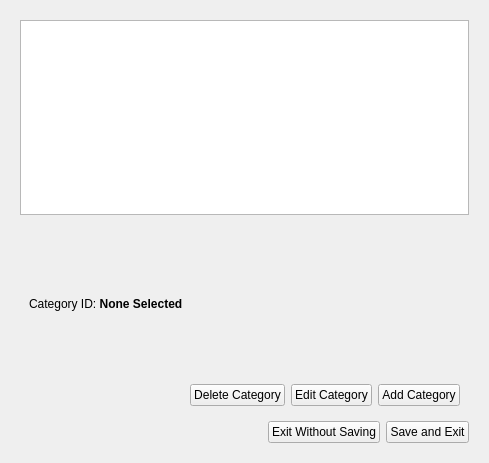
<?xml version="1.0" encoding="UTF-8"?>
<ui version="4.0">
 <class>TaskEditorForm</class>
 <widget class="QWidget" name="TaskEditorForm">
  <property name="geometry">
   <rect>
    <x>0</x>
    <y>0</y>
    <width>489</width>
    <height>463</height>
   </rect>
  </property>
  <property name="windowTitle">
   <string>Task Editor</string>
  </property>
  <property name="windowIcon">
   <iconset resource="data.qrc">
    <normaloff>:/icons/resources/todo-icon.png</normaloff>:/icons/resources/todo-icon.png</iconset>
  </property>
  <layout class="QGridLayout" name="gridLayout">
   <item row="0" column="0">
    <widget class="QStackedWidget" name="editorStack">
     <property name="currentIndex">
      <number>0</number>
     </property>
     <widget class="QWidget" name="OverView">
      <layout class="QVBoxLayout" name="verticalLayout_2">
       <item>
        <widget class="QListWidget" name="viewList"/>
       </item>
       <item>
        <widget class="QStackedWidget" name="listViewStack">
         <property name="currentIndex">
          <number>0</number>
         </property>
         <widget class="QWidget" name="editCategoryPage">
          <layout class="QVBoxLayout" name="verticalLayout_3">
           <item>
            <widget class="QLabel" name="catDescLabel">
             <property name="text">
              <string>&lt;html&gt;&lt;head/&gt;&lt;body&gt;&lt;p&gt;Category ID: &lt;span style=&quot; font-weight:600;&quot;&gt;None Selected&lt;/span&gt;&lt;/p&gt;&lt;/body&gt;&lt;/html&gt;</string>
             </property>
            </widget>
           </item>
           <item>
            <layout class="QHBoxLayout" name="horizontalLayout_2">
             <item>
              <spacer name="horizontalSpacer_2">
               <property name="orientation">
                <enum>Qt::Horizontal</enum>
               </property>
               <property name="sizeHint" stdset="0">
                <size>
                 <width>40</width>
                 <height>20</height>
                </size>
               </property>
              </spacer>
             </item>
             <item>
              <widget class="QPushButton" name="deleteCategoryButton">
               <property name="text">
                <string>Delete Category</string>
               </property>
              </widget>
             </item>
             <item>
              <widget class="QPushButton" name="editCategoryButton">
               <property name="text">
                <string>Edit Category</string>
               </property>
              </widget>
             </item>
             <item>
              <widget class="QPushButton" name="addCategoryButton">
               <property name="text">
                <string>Add Category</string>
               </property>
              </widget>
             </item>
            </layout>
           </item>
          </layout>
         </widget>
         <widget class="QWidget" name="editTaskPage">
          <layout class="QVBoxLayout" name="verticalLayout_4">
           <item>
            <widget class="QLabel" name="taskDescLabel">
             <property name="text">
              <string>&lt;html&gt;&lt;head/&gt;&lt;body&gt;&lt;p&gt;Task ID: &lt;span style=&quot; font-weight:600;&quot;&gt;None Selected&lt;/span&gt;&lt;/p&gt;&lt;p&gt;Task Description: Default&lt;/p&gt;&lt;/body&gt;&lt;/html&gt;</string>
             </property>
            </widget>
           </item>
           <item>
            <layout class="QHBoxLayout" name="horizontalLayout_3">
             <item>
              <spacer name="horizontalSpacer_3">
               <property name="orientation">
                <enum>Qt::Horizontal</enum>
               </property>
               <property name="sizeHint" stdset="0">
                <size>
                 <width>40</width>
                 <height>20</height>
                </size>
               </property>
              </spacer>
             </item>
             <item>
              <widget class="QPushButton" name="editTaskButton">
               <property name="text">
                <string>Edit Task</string>
               </property>
              </widget>
             </item>
            </layout>
           </item>
          </layout>
         </widget>
        </widget>
       </item>
       <item>
        <layout class="QHBoxLayout" name="horizontalLayout">
         <item>
          <spacer name="horizontalSpacer">
           <property name="orientation">
            <enum>Qt::Horizontal</enum>
           </property>
           <property name="sizeHint" stdset="0">
            <size>
             <width>40</width>
             <height>20</height>
            </size>
           </property>
          </spacer>
         </item>
         <item>
          <widget class="QPushButton" name="exitButton">
           <property name="text">
            <string>Exit Without Saving</string>
           </property>
          </widget>
         </item>
         <item>
          <widget class="QPushButton" name="saveChanges">
           <property name="text">
            <string>Save and Exit</string>
           </property>
          </widget>
         </item>
        </layout>
       </item>
      </layout>
     </widget>
     <widget class="QWidget" name="editCategoryForm">
      <layout class="QGridLayout" name="gridLayout_3">
       <item row="0" column="2">
        <widget class="QLabel" name="catIDLabel">
         <property name="text">
          <string>&lt;b&gt;None&lt;/b&gt;</string>
         </property>
         <property name="alignment">
          <set>Qt::AlignCenter</set>
         </property>
        </widget>
       </item>
       <item row="0" column="1">
        <widget class="QLabel" name="label_6">
         <property name="text">
          <string>Category ID:</string>
         </property>
        </widget>
       </item>
       <item row="4" column="2">
        <layout class="QHBoxLayout" name="horizontalLayout_5">
         <item>
          <spacer name="horizontalSpacer_5">
           <property name="orientation">
            <enum>Qt::Horizontal</enum>
           </property>
           <property name="sizeHint" stdset="0">
            <size>
             <width>40</width>
             <height>20</height>
            </size>
           </property>
          </spacer>
         </item>
         <item>
          <widget class="QPushButton" name="catCancelButton">
           <property name="text">
            <string>Cancel</string>
           </property>
          </widget>
         </item>
         <item>
          <widget class="QPushButton" name="catConfirmChangesButton">
           <property name="text">
            <string>Confirm</string>
           </property>
          </widget>
         </item>
        </layout>
       </item>
       <item row="1" column="2">
        <widget class="QLabel" name="label_2">
         <property name="text">
          <string>Tasks:</string>
         </property>
        </widget>
       </item>
       <item row="2" column="2">
        <widget class="QListWidget" name="taskList"/>
       </item>
       <item row="2" column="1">
        <layout class="QVBoxLayout" name="verticalLayout_6">
         <item>
          <widget class="QLabel" name="label_5">
           <property name="text">
            <string>Category Name:</string>
           </property>
          </widget>
         </item>
         <item>
          <widget class="QLineEdit" name="categoryNameLineEdit">
           <property name="maxLength">
            <number>256</number>
           </property>
          </widget>
         </item>
         <item>
          <spacer name="verticalSpacer_2">
           <property name="orientation">
            <enum>Qt::Vertical</enum>
           </property>
           <property name="sizeHint" stdset="0">
            <size>
             <width>20</width>
             <height>40</height>
            </size>
           </property>
          </spacer>
         </item>
        </layout>
       </item>
       <item row="3" column="2">
        <layout class="QHBoxLayout" name="horizontalLayout_6">
         <item>
          <widget class="QLineEdit" name="newTaskNameLineEdit">
           <property name="maxLength">
            <number>256</number>
           </property>
           <property name="placeholderText">
            <string>Task Name</string>
           </property>
          </widget>
         </item>
         <item>
          <widget class="QPushButton" name="deleteTaskButton">
           <property name="text">
            <string>Delete Selected Task</string>
           </property>
          </widget>
         </item>
         <item>
          <widget class="QPushButton" name="addTaskButton">
           <property name="text">
            <string>Add New Task</string>
           </property>
          </widget>
         </item>
        </layout>
       </item>
      </layout>
     </widget>
     <widget class="QWidget" name="editTaskStackPage">
      <layout class="QGridLayout" name="gridLayout_2">
       <item row="0" column="1">
        <widget class="QLabel" name="taskEditIDLabel">
         <property name="text">
          <string>&lt;b&gt;Default Task&lt;/b&gt;</string>
         </property>
         <property name="alignment">
          <set>Qt::AlignCenter</set>
         </property>
        </widget>
       </item>
       <item row="1" column="1">
        <widget class="QLineEdit" name="taskNameLineEdit">
         <property name="maxLength">
          <number>256</number>
         </property>
        </widget>
       </item>
       <item row="0" column="0">
        <widget class="QLabel" name="label">
         <property name="text">
          <string>Task ID:</string>
         </property>
        </widget>
       </item>
       <item row="2" column="1">
        <widget class="QPlainTextEdit" name="taskDescTextEdit"/>
       </item>
       <item row="2" column="0">
        <layout class="QVBoxLayout" name="verticalLayout">
         <item>
          <widget class="QLabel" name="label_4">
           <property name="text">
            <string>Task Description:</string>
           </property>
          </widget>
         </item>
         <item>
          <spacer name="verticalSpacer">
           <property name="orientation">
            <enum>Qt::Vertical</enum>
           </property>
           <property name="sizeHint" stdset="0">
            <size>
             <width>20</width>
             <height>40</height>
            </size>
           </property>
          </spacer>
         </item>
        </layout>
       </item>
       <item row="1" column="0">
        <widget class="QLabel" name="label_3">
         <property name="text">
          <string>Task Name:</string>
         </property>
        </widget>
       </item>
       <item row="3" column="1">
        <layout class="QHBoxLayout" name="horizontalLayout_4">
         <item>
          <spacer name="horizontalSpacer_4">
           <property name="orientation">
            <enum>Qt::Horizontal</enum>
           </property>
           <property name="sizeHint" stdset="0">
            <size>
             <width>40</width>
             <height>20</height>
            </size>
           </property>
          </spacer>
         </item>
         <item>
          <widget class="QPushButton" name="cancelTaskChange">
           <property name="text">
            <string>Cancel</string>
           </property>
          </widget>
         </item>
         <item>
          <widget class="QPushButton" name="confirmTaskChange">
           <property name="text">
            <string>Confirm</string>
           </property>
          </widget>
         </item>
        </layout>
       </item>
       <item row="3" column="0">
        <widget class="QCheckBox" name="checkedBox">
         <property name="text">
          <string>Complete</string>
         </property>
        </widget>
       </item>
      </layout>
     </widget>
    </widget>
   </item>
  </layout>
 </widget>
 <resources>
  <include location="data.qrc"/>
 </resources>
 <connections/>
</ui>
